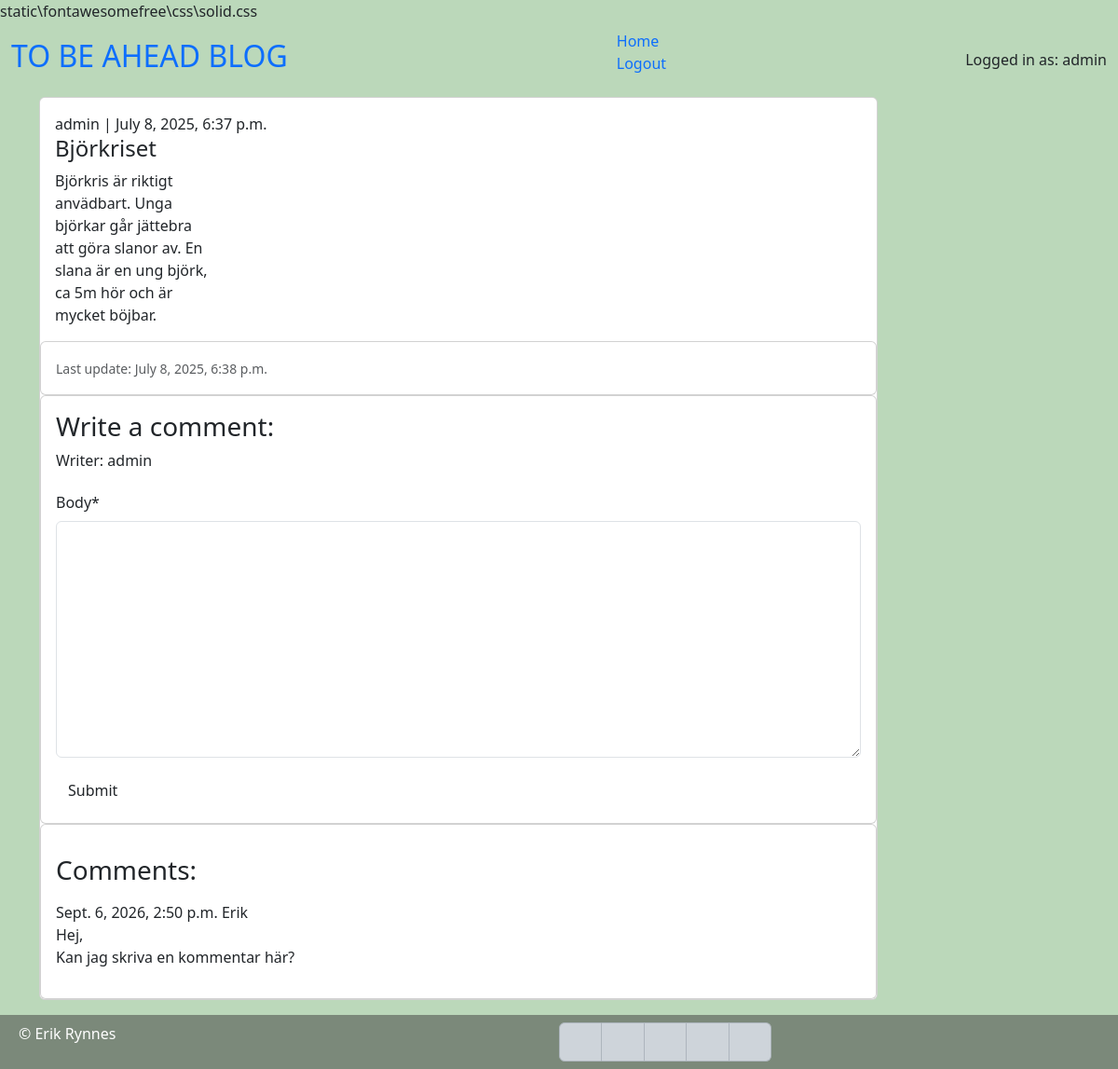
The page /bjorkriset/ (signed in) on the database its author committed.
### everydayblog/models.py (models this page shows, shortened)
class Post(models.Model):    # Django db queries
    title = models.CharField(max_length=220, unique=True)
    slug = models.SlugField(max_length=200, unique=True)
    created_on = models.DateTimeField(auto_now_add=True)
    author = models.ForeignKey(
        User, on_delete=models.CASCADE, related_name='everydayblog_post')
    featured_image = CloudinaryField('image', default='placeholder')
    content = models.TextField()
    status = models.CharField(
        max_length=1, choices=STATUS_CHOICES, default='d')
    approved = models.BooleanField(default=False)
    category = models.IntegerField(choices=CATEGORY_CHOICES, default=2)
    updated_on = models.DateTimeField(auto_now=True)

class Comment(models.Model):     # Django db queries
    post = models.ForeignKey(
        Post, on_delete=models.CASCADE, related_name='comments')
    body = models.TextField()
    created_on = models.DateTimeField(auto_now_add=True)
    name = models.CharField(max_length=50)
    approved = models.BooleanField(default=False)

### everydayblog/views.py (the view, shortened to what this page needs)
# urls.py: path('<slug:slug>/', views.PostDetail.as_view(), name='post_detail'),
class PostDetail(View):
    def get(self, request, slug, *args, **kwargs):
        queryset = Post.objects.filter(status='p')
        post = get_object_or_404(queryset, slug=slug)
        comments = post.comments.filter(approved=True).order_by('created_on')
        return render(
            request,
            'post_detail.html',
            {
                'post': post,
                'comments': comments,
                'commented': False,
                'comment_form': CommentForm()
            },
        )

### everydayblog/forms.py
class CommentForm(forms.ModelForm):
    class Meta:
        model = Comment
        fields = ('body',)

### templates/post_detail.html (shortened to what this page needs)
{% extends "base.html" %}{% block content %}
{% load static %}{% load crispy_forms_tags %}
<div class="container">
    <div class="card mb-3" style="max-width: 900px;">
        <div class="row g-0">
            <div class="col-md-4">
                <div class="card-img-overlay">
                <p class="post-subtitle">{{ post.author }} | {{ post.created_on }}</p>
                </div>
            <div class="col-md-8">
                <div class="card-body">
                    <h4 class="card-title">{{ post.title }}</h4>
                    <p class="card-text">{{ post.content | safe }}</p>
                </div>
            </div>
            </div>
            <div class="card">
                <div class="card-body">
                    <p class="card-text"><small class="text-body-secondary">Last update: {{ post.updated_on }}</small></p>
                </div>
            </div>
            <div class="card">
                <div class="card-body">
                    {% if commented %}
                    <div class="alert alert-success" role="alert">
                        Your comment is awaiting approval
                    </div>
                    {% else %}
                    {% if user.is_authenticated %}
                    <h3>Write a comment:</h3>
                    <p>Writer: {{ user.username }}</p>
                    <form method="post" style="margin-top: 1.3em;">
                        {{ comment_form | crispy }}
                        <button class="btn primaryAction" type="submit">Submit</button>
                    </form>
                    {% endif %}
                    {% endif %}
                </div>
            </div>
            <div class="card">
                <div class="card-body">
                    <p class="card-text"><h3>Comments:</h3></p>
                    {% for comment in comments %}
                    {{ comment.created_on }}
                    {{ comment.name }}
                    {{ comment.body | linebreaks }}
                    {% endfor %}
                </div>
            </div>
        </div>
    </div>
</div>
{% endblock content %}

### templates/includes/navbar.html (shortened to what this page needs)
{% load static %}
<nav class="navbar">
    <div class="container-fluid">
        <a href="{% url 'home' %}"><h2><span>To Be Ahead Blog</span></h2></a>
        <div>
            <ul>
                <li>
                    <a href="{% url 'home' %}">Home</a>
                </li>
                {% if user.is_authenticated %}
                <li>
                    <a href="{% url 'account_logout' %}">Logout</a>
                </li>
                {% endif %}
            </ul>
        </div>
        {% if user.is_authenticated %}
        Logged in as: {{ user.get_username }}
        {% endif %}
    </div>
</nav>

### static/css/style.css (style rules this page uses)
:root { --col-main: #bbd8ba; --col-main: #7b897a; }
h1, h2 { text-transform: uppercase; }
a { text-decoration: none; }
li { list-style-type: none; }
body { background-color: #bbd8ba; }

### rows shown on the page
Post: author "admin", created_on "July 8, 2025, 6:37 p.m.", title "Björkriset", content "Björkris är riktigt anvädbart. Unga björkar går jättebra att göra slanor av. En slana är en ung björk, ca 5m hör och är mycket böjbar.", updated_on "July 8, 2025, 6:38 p.m."
Comment: created_on "Sept. 6, 2026, 2:50 p.m.", name "Erik", body "Hej, Kan jag skriva en kommentar här?"

### other values the page prints
{{ user.get_username }} "admin"
{{ user.username }} "admin"
